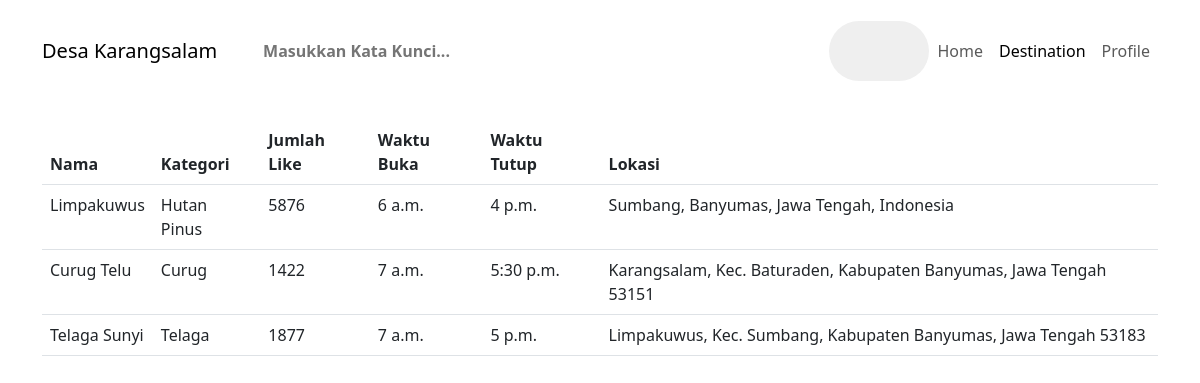
The app's page /search/ with its own data.
### website_kebumen/models.py (models this page shows)
class Destinations(models.Model):
    nama = models.CharField(max_length=20)
    kategori = models.CharField(max_length=20, default="")
    suka = models.PositiveIntegerField(default=0)
    image_file_name = models.CharField(max_length=50, default="")
    timeOpen= models.TimeField(default=datetime.strptime('06:00', '%H:%M').time())
    timeClose= models.TimeField(default=datetime.strptime('18:00', '%H:%M').time())
    location = models.CharField(max_length=100,default="")

### website_kebumen/views.py (the view)
# urls.py: path('search/', views.search, name='search')
def search(request):
    query = request.GET.get('q', '')
    if query:
        data = Destinations.objects.filter(
            Q(nama__icontains=query) |  # Search by name
            Q(kategori__icontains=query) |  # Search by category
            Q(location__icontains=query)  # Search by location
        )
    else:
        data = Destinations.objects.all()
    context = {
        'data': data,
        'query': query,
    }
    return render(request, 'search.html', context)

### website_kebumen/templates/search.html (shortened to what this page needs)
{% load static %}
<!DOCTYPE html>
<html lang="en">
<head>
    <link href="https://cdn.jsdelivr.net/npm/bootstrap@5.3.0-alpha1/dist/css/bootstrap.min.css" rel="stylesheet">
    <link rel="stylesheet" href="../static/style.css">
</head>
<body>
    <nav class="navbar navbar-expand-lg bg-body-dark py-3 fixed-top" id="navbar-main">
        <div class="container">
            <a class="navbar-brand" href="{% url 'home' %}">Desa Karangsalam</a>
            <div class="collapse navbar-collapse" id="navMenu">
                <div class="h-search-form">
                    <form method="GET" action="{% url 'search' %}">
                        <input class="search-bar" type="text" name="q" placeholder="Masukkan kata kunci...">
                        <button href="{% url 'search' %}" type="submit"></button>
                    </form>
                </div>
                <ul class="navbar-nav ms-auto">
                    <li class="nav-item">
                        <a class="nav-link" href="{% url 'home' %}">Home</a>
                    </li>
                    <li class="nav-item">
                        <a class="nav-link active" aria-current="page" href="{% url 'destination' %}">Destination</a>
                    </li>
                    <li class="nav-item">
                        <a class="nav-link" href="{% url 'profile' %}">Profile</a>
                    </li>
                </ul>
            </div>
        </div>
    </nav>
    <div class="container ms-auto" id="container-table">
      <table class="table">
        <thead>
            <tr>
                <th scope="col">Nama</th>
                <th scope="col">Kategori</th>
                <th scope="col">Jumlah Like</th>
                <th scope="col">Waktu Buka</th>
                <th scope="col">Waktu Tutup</th>
                <th scope="col">Lokasi</th>
            </tr>
        </thead>
        <tbody>
            {% for data in data %}
            <tr>
                <td>{{ data.nama }}</td>
                <td>{{ data.kategori }}</td>
                <td>{{ data.suka }}</td>
                <td>{{ data.timeOpen }}</td>
                <td>{{ data.timeClose }}</td>
                <td>{{ data.location }}</td>
            </tr>
            {% empty %}
            <tr>
                <td colspan="6">No results found.</td>
            </tr>
            {% endfor %}
        </tbody>
    </table>
  </div>
</body>
</html>

### website_kebumen/static/style.css (style rules this page uses)
.h-search-form { width: 100%; position: relative; }
.h-search-form input { width: 100%; padding: 0 30px; border-radius: 50px; border: none; font-weight: 600; font-size: 16px; text-transform: capitalize; position: relative; color: #333; height: 70px; }
.h-search-form button { position: absolute; right: 0; height: 60px; border: none; color: #000; top: 5px; border-radius: 50px; width: 100px; margin-left: -100px; }
body { display: flex; flex-direction: column; min-height: 100vh; }
:root { --font: 'Poppins', sans-serif; --color: #9176FF; --bg-color: #f4f4f4; --bg-color-text : #000000; }
.container { overflow-x: hidden; }

### website_kebumen/templates/search.html (style rules this page uses)
#container-table { display: flex; margin-top: 10%; }

### records on screen
Destinations: nama "Limpakuwus", kategori "Hutan Pinus", suka "5876", timeOpen "6 a.m.", timeClose "4 p.m.", location "Sumbang, Banyumas, Jawa Tengah, Indonesia"
Destinations: nama "Curug Telu", kategori "Curug", suka "1422", timeOpen "7 a.m.", timeClose "5:30 p.m.", location "Karangsalam, Kec. Baturaden, Kabupaten Banyumas, Jawa Tengah 53151"
Destinations: nama "Telaga Sunyi", kategori "Telaga", suka "1877", timeOpen "7 a.m.", timeClose "5 p.m.", location "Limpakuwus, Kec. Sumbang, Kabupaten Banyumas, Jawa Tengah 53183"
